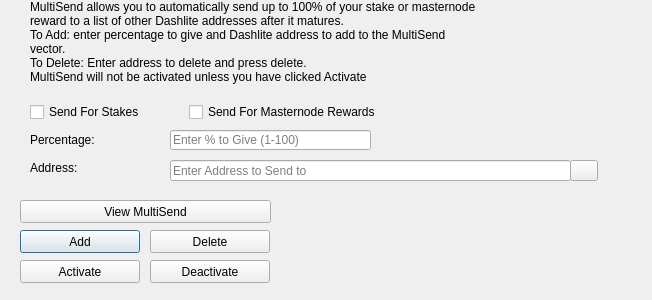
<?xml version="1.0" encoding="UTF-8"?>
<ui version="4.0">
 <class>MultiSendDialog</class>
 <widget class="QDialog" name="MultiSendDialog">
  <property name="windowModality">
   <enum>Qt::NonModal</enum>
  </property>
  <property name="geometry">
   <rect>
    <x>0</x>
    <y>0</y>
    <width>652</width>
    <height>300</height>
   </rect>
  </property>
  <property name="windowTitle">
   <string>MultiSend</string>
  </property>
  <widget class="QLineEdit" name="multiSendPercentEdit">
   <property name="geometry">
    <rect>
     <x>170</x>
     <y>130</y>
     <width>201</width>
     <height>20</height>
    </rect>
   </property>
   <property name="toolTip">
    <string>Enter whole numbers 1 - 100</string>
   </property>
   <property name="placeholderText">
    <string>Enter % to Give (1-100)</string>
   </property>
  </widget>
  <widget class="QLineEdit" name="multiSendAddressEdit">
   <property name="geometry">
    <rect>
     <x>170</x>
     <y>160</y>
     <width>401</width>
     <height>21</height>
    </rect>
   </property>
   <property name="toolTip">
    <string/>
   </property>
   <property name="placeholderText">
    <string>Enter Address to Send to</string>
   </property>
  </widget>
  <widget class="QLabel" name="label_2">
   <property name="geometry">
    <rect>
     <x>30</x>
     <y>0</y>
     <width>451</width>
     <height>121</height>
    </rect>
   </property>
   <property name="lineWidth">
    <number>1</number>
   </property>
   <property name="text">
    <string>MultiSend allows you to automatically send up to 100% of your stake or masternode reward to a list of other Dashlite addresses after it matures.
To Add: enter percentage to give and Dashlite address to add to the MultiSend vector.
To Delete: Enter address to delete and press delete.
MultiSend will not be activated unless you have clicked Activate</string>
   </property>
   <property name="alignment">
    <set>Qt::AlignLeading|Qt::AlignLeft|Qt::AlignTop</set>
   </property>
   <property name="wordWrap">
    <bool>true</bool>
   </property>
  </widget>
  <widget class="QLabel" name="message">
   <property name="geometry">
    <rect>
     <x>290</x>
     <y>200</y>
     <width>351</width>
     <height>91</height>
    </rect>
   </property>
   <property name="text">
    <string/>
   </property>
  </widget>
  <widget class="QPushButton" name="addButton">
   <property name="geometry">
    <rect>
     <x>20</x>
     <y>230</y>
     <width>120</width>
     <height>23</height>
    </rect>
   </property>
   <property name="toolTip">
    <string/>
   </property>
   <property name="statusTip">
    <string>Add to MultiSend Vector</string>
   </property>
   <property name="text">
    <string>Add</string>
   </property>
  </widget>
  <widget class="QPushButton" name="disableButton">
   <property name="geometry">
    <rect>
     <x>150</x>
     <y>260</y>
     <width>120</width>
     <height>23</height>
    </rect>
   </property>
   <property name="statusTip">
    <string>Deactivate MultiSend</string>
   </property>
   <property name="text">
    <string>Deactivate</string>
   </property>
  </widget>
  <widget class="QPushButton" name="addressBookButton">
   <property name="geometry">
    <rect>
     <x>570</x>
     <y>160</y>
     <width>28</width>
     <height>21</height>
    </rect>
   </property>
   <property name="toolTip">
    <string>Choose an address from the address book</string>
   </property>
   <property name="text">
    <string/>
   </property>
   <property name="icon">
    <iconset resource="../Dashlite.qrc">
     <normaloff>:/icons/address-book</normaloff>:/icons/address-book</iconset>
   </property>
   <property name="shortcut">
    <string>Alt+A</string>
   </property>
   <property name="autoDefault">
    <bool>false</bool>
   </property>
  </widget>
  <widget class="QLabel" name="label">
   <property name="geometry">
    <rect>
     <x>30</x>
     <y>130</y>
     <width>121</width>
     <height>20</height>
    </rect>
   </property>
   <property name="toolTip">
    <string>Percentage of stake to send</string>
   </property>
   <property name="text">
    <string>Percentage:</string>
   </property>
  </widget>
  <widget class="QLabel" name="label_5">
   <property name="geometry">
    <rect>
     <x>30</x>
     <y>160</y>
     <width>111</width>
     <height>16</height>
    </rect>
   </property>
   <property name="toolTip">
    <string>Address to send portion of stake to</string>
   </property>
   <property name="text">
    <string>Address:</string>
   </property>
  </widget>
  <widget class="QPushButton" name="deleteButton">
   <property name="geometry">
    <rect>
     <x>150</x>
     <y>230</y>
     <width>120</width>
     <height>23</height>
    </rect>
   </property>
   <property name="toolTip">
    <string/>
   </property>
   <property name="statusTip">
    <string>Delete Address From MultiSend Vector</string>
   </property>
   <property name="text">
    <string>Delete</string>
   </property>
  </widget>
  <widget class="QPushButton" name="activateButton">
   <property name="geometry">
    <rect>
     <x>20</x>
     <y>260</y>
     <width>120</width>
     <height>23</height>
    </rect>
   </property>
   <property name="statusTip">
    <string>Activate MultiSend</string>
   </property>
   <property name="text">
    <string>Activate</string>
   </property>
  </widget>
  <widget class="QPushButton" name="viewButton">
   <property name="geometry">
    <rect>
     <x>20</x>
     <y>200</y>
     <width>251</width>
     <height>23</height>
    </rect>
   </property>
   <property name="toolTip">
    <string/>
   </property>
   <property name="statusTip">
    <string>View MultiSend Vector</string>
   </property>
   <property name="text">
    <string>View MultiSend</string>
   </property>
  </widget>
  <widget class="QWidget" name="horizontalLayoutWidget">
   <property name="geometry">
    <rect>
     <x>30</x>
     <y>100</y>
     <width>351</width>
     <height>24</height>
    </rect>
   </property>
   <layout class="QHBoxLayout" name="horizontalLayout">
    <item>
     <widget class="QCheckBox" name="multiSendStakeCheckBox">
      <property name="text">
       <string>Send For Stakes</string>
      </property>
     </widget>
    </item>
    <item>
     <widget class="QCheckBox" name="multiSendMasternodeCheckBox">
      <property name="text">
       <string>Send For Masternode Rewards</string>
      </property>
     </widget>
    </item>
   </layout>
  </widget>
 </widget>
 <resources>
  <include location="../Dashlite.qrc"/>
 </resources>
 <connections/>
</ui>
